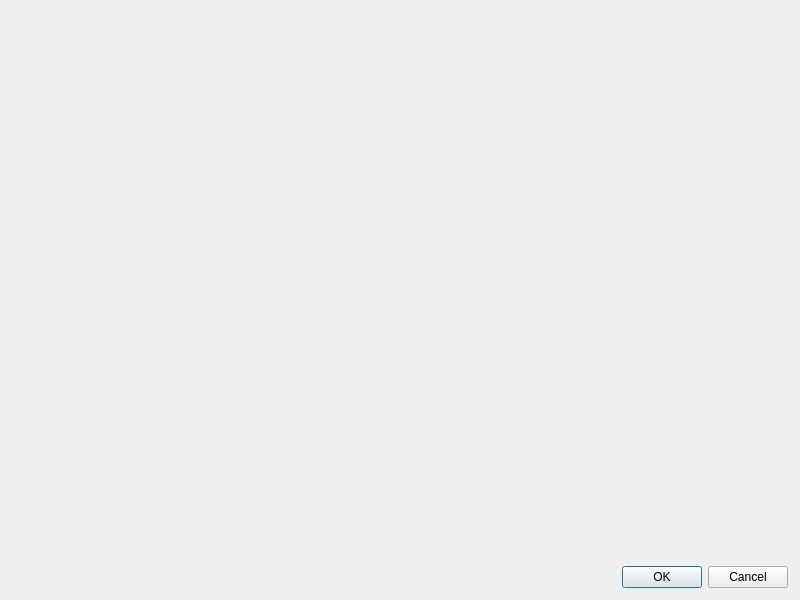
<?xml version="1.0" encoding="UTF-8"?>
<ui version="4.0">
 <class>EditLdapUserApplicationToken</class>
 <widget class="QDialog" name="EditLdapUserApplicationToken">
  <property name="windowModality">
   <enum>Qt::NonModal</enum>
  </property>
  <property name="geometry">
   <rect>
    <x>0</x>
    <y>0</y>
    <width>800</width>
    <height>600</height>
   </rect>
  </property>
  <property name="windowTitle">
   <string>LDAP Users Application Tokens</string>
  </property>
  <property name="modal">
   <bool>false</bool>
  </property>
  <layout class="QVBoxLayout" name="verticalLayout">
   <property name="leftMargin">
    <number>0</number>
   </property>
   <property name="topMargin">
    <number>0</number>
   </property>
   <property name="rightMargin">
    <number>0</number>
   </property>
   <property name="bottomMargin">
    <number>0</number>
   </property>
   <item>
    <widget class="AdminApplicationTokensWidget" name="tokenWidget" native="true">
     <property name="sizePolicy">
      <sizepolicy hsizetype="Preferred" vsizetype="Expanding">
       <horstretch>0</horstretch>
       <verstretch>0</verstretch>
      </sizepolicy>
     </property>
    </widget>
   </item>
   <item>
    <layout class="QHBoxLayout" name="horizontalLayout">
     <property name="leftMargin">
      <number>12</number>
     </property>
     <property name="topMargin">
      <number>12</number>
     </property>
     <property name="rightMargin">
      <number>12</number>
     </property>
     <property name="bottomMargin">
      <number>12</number>
     </property>
     <item>
      <widget class="QDialogButtonBox" name="buttonBox">
       <property name="orientation">
        <enum>Qt::Horizontal</enum>
       </property>
       <property name="standardButtons">
        <set>QDialogButtonBox::Cancel|QDialogButtonBox::Ok</set>
       </property>
      </widget>
     </item>
    </layout>
   </item>
  </layout>
 </widget>
 <customwidgets>
  <customwidget>
   <class>AdminApplicationTokensWidget</class>
   <extends>QWidget</extends>
   <header>FWAdminLib/AdminApplicationTokensWidget.h</header>
   <container>1</container>
  </customwidget>
 </customwidgets>
 <resources/>
 <connections>
  <connection>
   <sender>buttonBox</sender>
   <signal>rejected()</signal>
   <receiver>EditLdapUserApplicationToken</receiver>
   <slot>reject()</slot>
   <hints>
    <hint type="sourcelabel">
     <x>316</x>
     <y>260</y>
    </hint>
    <hint type="destinationlabel">
     <x>286</x>
     <y>274</y>
    </hint>
   </hints>
  </connection>
  <connection>
   <sender>buttonBox</sender>
   <signal>accepted()</signal>
   <receiver>EditLdapUserApplicationToken</receiver>
   <slot>accept()</slot>
   <hints>
    <hint type="sourcelabel">
     <x>248</x>
     <y>254</y>
    </hint>
    <hint type="destinationlabel">
     <x>157</x>
     <y>274</y>
    </hint>
   </hints>
  </connection>
 </connections>
</ui>
